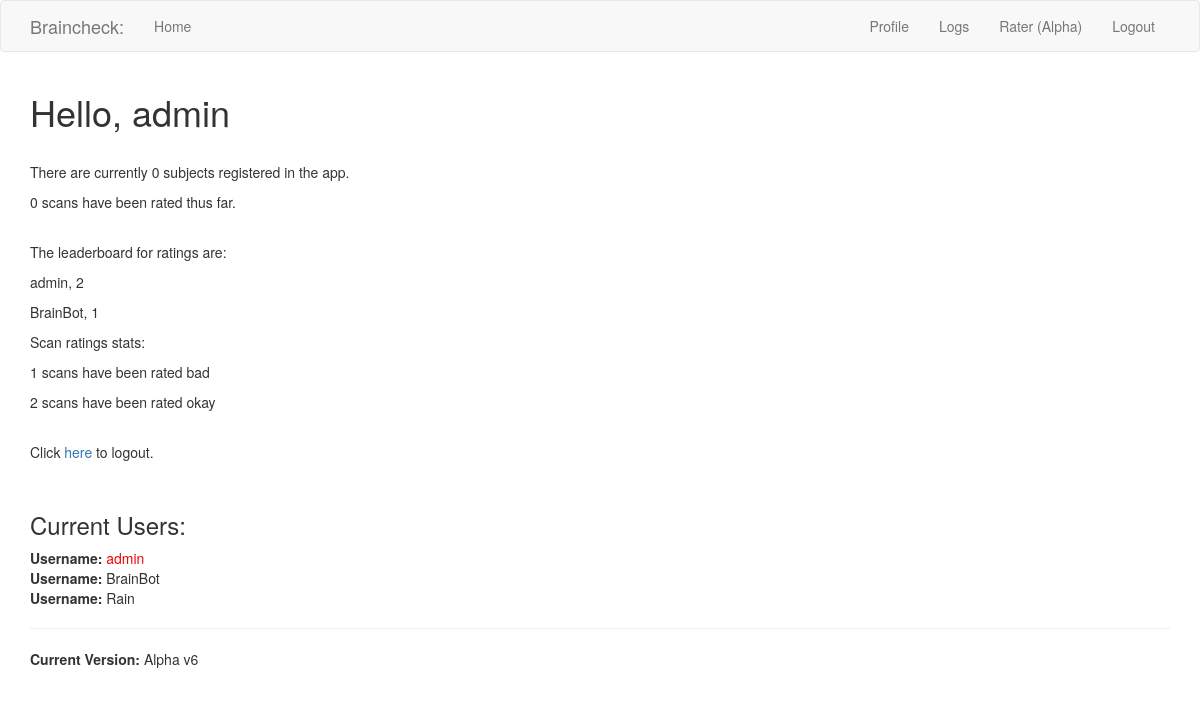
Screenshot of / (signed in) with the database file from the repository.
### app/models.py (models this page shows, shortened)
class Usernames(db.Model, UserMixin):
    __tablename__ = 'usernames'
    id = db.Column(db.Integer, primary_key=True)
    username = db.Column(db.String, index=True, unique=True)
    pass_hash = db.Column(db.String)
    about_me = db.Column(db.String(140))
    last_seen = db.Column(db.DateTime, default=datetime.utcnow)
    ratings = db.relationship('Ratings', backref='rater', lazy='dynamic')
    broadcasts = db.relationship('Broadcasts', backref='mod', lazy='dynamic')
    scan_ratings = db.relationship('ScanRater', backref='scan_rater', lazy = 'dynamic')

### app/routes.py (the view)
@app.route("/")
@login_required
def home_page():
    users = db.session.query(Usernames).all()
    total_subjects = set()
    for i in files:
        if i not in total_subjects:
            total_subjects.add(i.split('_V1_MR', 1)[0])
    total_subjects = len(total_subjects)
    total_scans = 0
    for file in files:
        total_scans += 1
    user_ratings = db.session.query(Usernames.username, db.func.count(Usernames.id)).\
        join(Usernames.scan_ratings).group_by(Usernames.id).all()
    user_ratings = {user:num for user,num in user_ratings}
    leaderboard = {user:num for user,num in sorted(user_ratings.items(), key=lambda item: item[1], reverse=True)}
    scan_stats = db.session.query(ScanRater.rating, db.func.count()).group_by(ScanRater.rating).all()
    scan_stats = {rating:count for rating,count in scan_stats}
    return render_template('home.html', users=users, total_subjects=total_subjects, leaderboard=leaderboard, total_scans=total_scans, scan_stats=scan_stats)

### app/models.py (called while the page is built)
@login.user_loader
def load_user(id):
    return Usernames.query.get(int(id))

### app/routes.py (called while the page is built)
@app.before_request
def before_request():
    if current_user.is_authenticated:
        current_user.last_seen = datetime.utcnow()
        db.session.commit()

### app/templates/home.html (shortened to what this page needs)
{% extends "base.html" %}
{% import 'bootstrap/wtf.html' as wtf %}
{% block app_content %}
  <h1>Hello, {{ current_user.username }}</h1>
  <br>
  <p>There are currently {{ total_subjects }} subjects registered in the app.</p>
  <p>{{ total_scans }} scans have been rated thus far.</p>
  <br>
  <p>The leaderboard for ratings are: </p>
  {% for user,count in leaderboard.items() %}
    <p>{{ user }}, {{count }}</p>
  {% endfor %}
  <p>Scan ratings stats: </p>
  {% for rating, count in scan_stats.items() %}
    <p>{{ count }} scans have been rated {{ rating }}</p>
  {% endfor %}
  <br>
  <p>Click <a href="/logout">here</a> to logout.</p>
  <br>
  <h3> Current Users: </h3>
  {% for user in users %}
    {% if user.username == 'admin' %}
      <strong>Username:</strong> <span style='color:rgb(235, 5, 5);'>{{ user.username }}</span> <br>
    {% else %}
      <strong>Username:</strong> {{ user.username }} <br>
    {% endif %}
  {% endfor %}
  <hr>
  <p><strong>Current Version:</strong> Alpha v6</p>
{% endblock %}

### rows the page displays
Usernames: username "admin", count "2"
Usernames: username "BrainBot", count "1"
Usernames: username "Rain"

### other values shown
{{ total_subjects }} "0"
{{ total_scans }} "0"
{{ count }} "1" "2"
{{ rating }} "bad" "okay"
